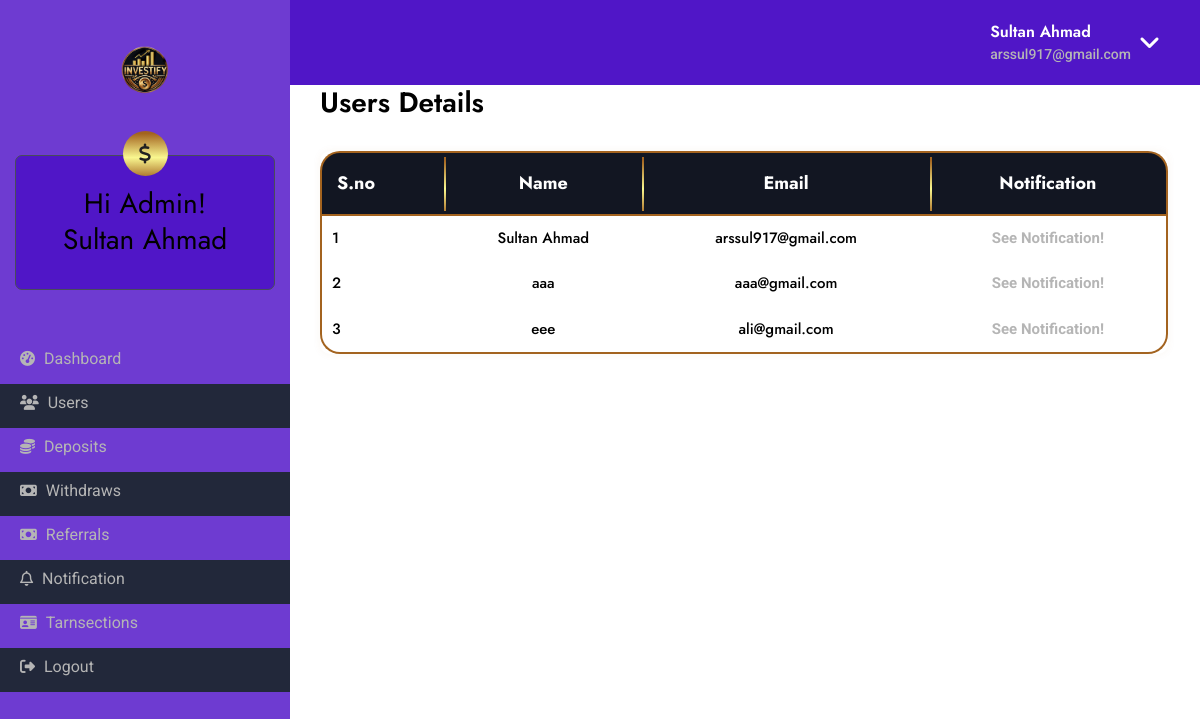
The page /admin/users.php (signed in) on the database its author committed.
### tables this page shows
CREATE TABLE `users` (
  `id` int(255) NOT NULL,
  `name` varchar(255) NOT NULL,
  `email` varchar(255) DEFAULT NULL,
  `phone` int(255) NOT NULL,
  `password` varchar(255) NOT NULL,
  `token` varchar(255) NOT NULL,
  `referral_code` varchar(255) DEFAULT NULL,
  `referred_by` varchar(255) NOT NULL DEFAULT '0',
  `referral_earnings` decimal(10,2) DEFAULT 0.00
);

### admin/users.php (the view, shortened to what this page needs)
<?php
include('dbcon.php');
$sql = "SELECT id, name, email FROM users";
$result = $conn->query($sql);
?>
<!DOCTYPE html>
<html lang="en">
<head>
 <link href="https://cdn.jsdelivr.net/npm/bootstrap@5.3.3/dist/css/bootstrap.min.css" rel="stylesheet"
>
    <link rel="stylesheet" href="https://cdnjs.cloudflare.com/ajax/libs/font-awesome/6.5.2/css/all.min.css">
    <link href="../assets/global/css/bootstrap.min.css" rel="stylesheet">
    <link href="../assets/global/css/all.min.css" rel="stylesheet">
    <link rel="stylesheet" href="../assets/global/css/line-awesome.min.css" />
    <link href="https://cdn.jsdelivr.net/npm/bootstrap@5.3.3/dist/css/bootstrap.min.css" rel="stylesheet"
>
    <link rel="stylesheet" href="https://cdnjs.cloudflare.com/ajax/libs/font-awesome/6.5.2/css/all.min.css">
    <link rel="stylesheet" href="../assets/templates/hyip_gold/css/lib/slick.css">
    <link rel="stylesheet" href="../assets/templates/hyip_gold/css/lib/meanmenu.css">
    <link rel="stylesheet" href="../assets/templates/hyip_gold/css/lib/animated.css">
    <link rel="stylesheet" href="../assets/templates/hyip_gold/css/main.css">
    <link rel="stylesheet" href="../assets/templates/hyip_gold/css/custom.css?cs">
    <link rel="stylesheet" href="../assets/templates/hyip_gold/css/color.php?color=be9142&secondColor=f8f58f">
</head>
<body>
<?php include ('navbar.php') ?>
<div class="dashboard-table pt-60">
    <h2 class="dashboard-table-title mb-30">Users Details</h2>
    <table class="table text-center transection__table table--responsive--xl">
        <thead class="text-center">
            <tr>
                <th>S.no</th>
                <th>Name</th>
                <th>Email</th>
                <th>Notification</th>
            </tr>
        </thead>
        <tbody>
        <?php
            if ($result->num_rows > 0) {
                $sno = 1;
                while ($row = $result->fetch_assoc()) {
                    echo "<tr>";
                    echo "<td>" . $sno++ . "</td>";
                    echo "<td>" . htmlspecialchars($row['name']) . "</td>";
                    echo "<td>" . htmlspecialchars($row['email']) . "</td>";
                    echo "<td>" . '<a href="notification.php"><strong>See Notification!</strong> </a>' . "</td>";
                    echo "</tr>";
                }
            } else {
                echo '<tr><td colspan="4" class="text-center">No Users Found</td></tr>';
            }
            ?>
        </tbody>
    </table>
</div>
    <link rel="stylesheet" href="../assets/global/css/iziToast.min.css">
</body>
</html>

### admin/users.php (style rules this page uses)
.dashboard-table { margin-left: 20rem; margin-right: 2rem; padding: 0 !important; }

### rows shown on the page
users: name "Sultan Ahmad", email "arssul917@gmail.com"
users: name "aaa", email "aaa@gmail.com"
users: name "eee", email "ali@gmail.com"

### other values the page prints
$name "Sultan Ahmad"
$email "arssul917@gmail.com"
